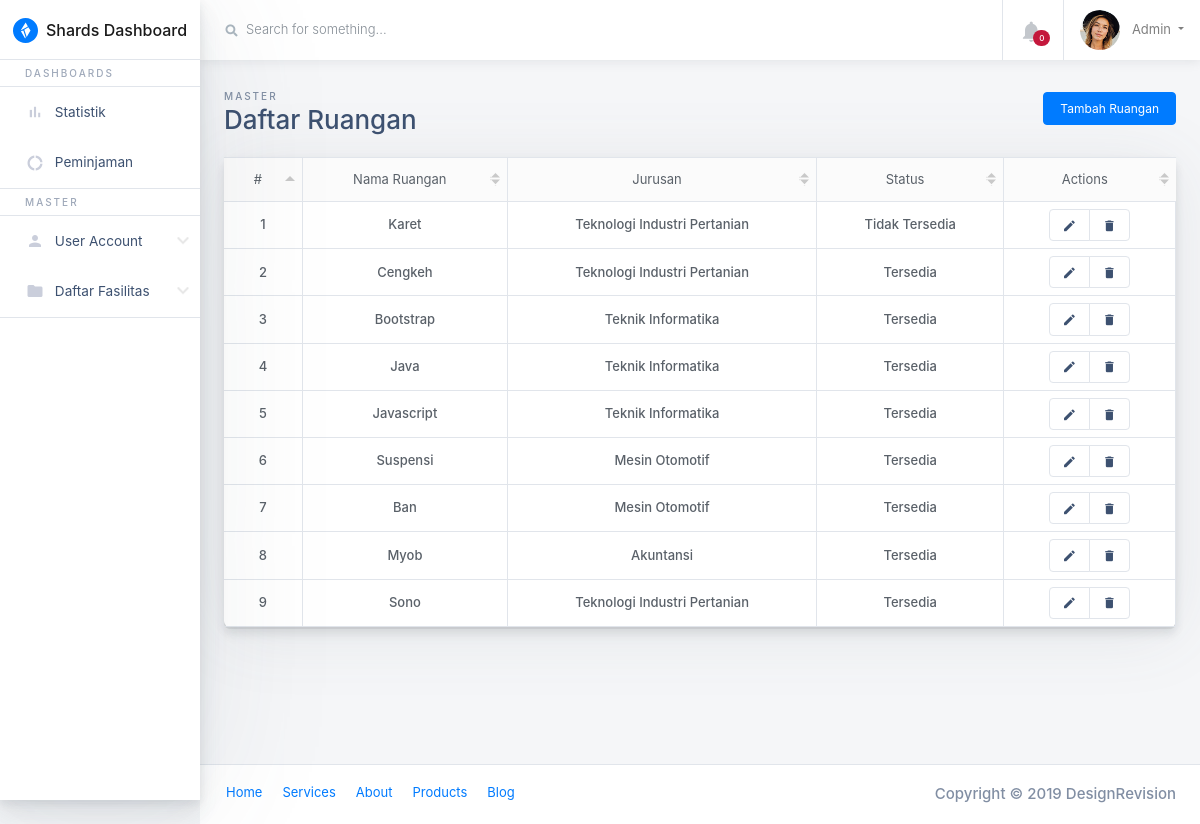
Page /ruangan-list.php (signed in) on the earlier database version.
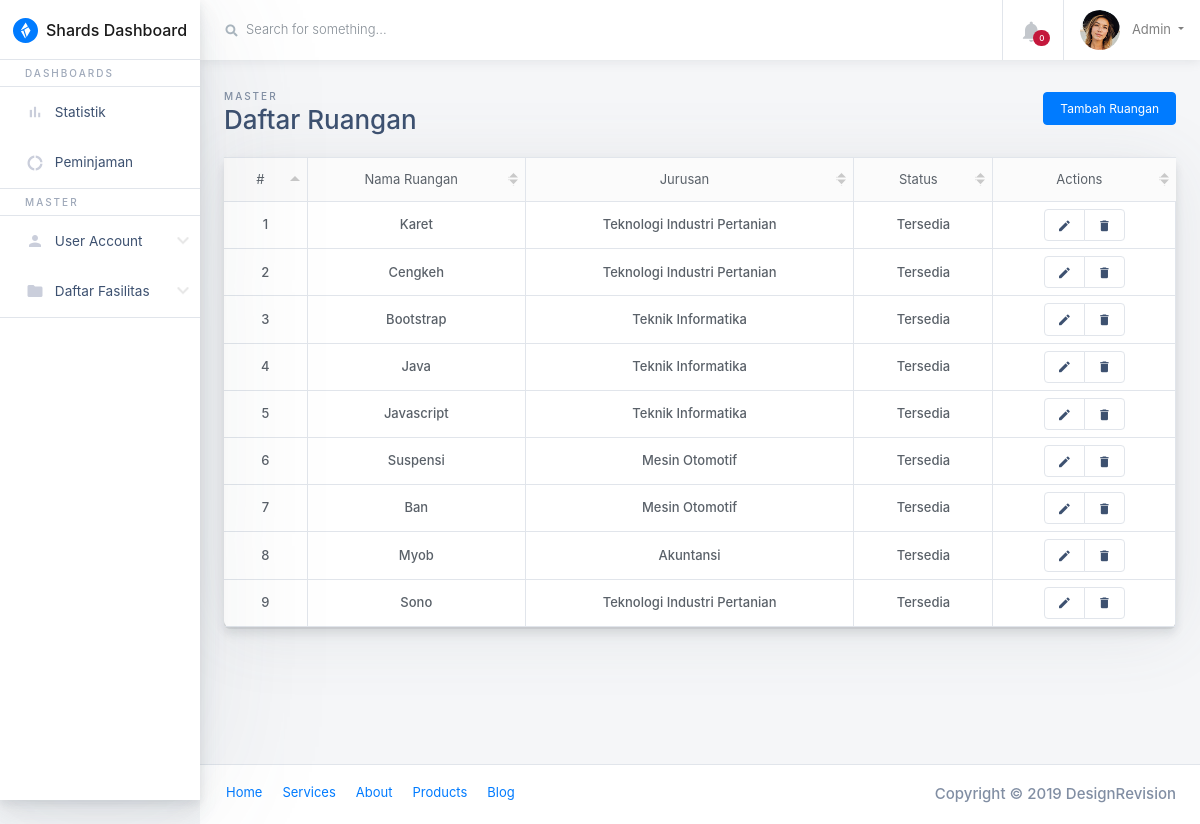
Same page on the later database version.
### tables this page shows
CREATE TABLE `ruangan` (
  `id` int(11) unsigned NOT NULL AUTO_INCREMENT,
  `nama_ruangan` varchar(100) DEFAULT NULL,
  `prodi_id` int(11) unsigned DEFAULT NULL,
  `status` int(1) DEFAULT 0,
  PRIMARY KEY (`id`),
  KEY `prodi_id` (`prodi_id`),
  CONSTRAINT `ruangan_ibfk_1` FOREIGN KEY (`prodi_id`) REFERENCES `prodi` (`id`) ON DELETE CASCADE ON UPDATE CASCADE
);

CREATE TABLE `prodi` (
  `id` int(11) unsigned NOT NULL AUTO_INCREMENT,
  `nama_prodi` varchar(100) DEFAULT NULL,
  PRIMARY KEY (`id`)
);

### model/ruangan.php (called while the page is built, shortened)
<?php
require_once 'database.php';
function showRuanganWithJoin($id = null){
	$db = new Database();
	$q = 'SELECT ruangan.id,ruangan.nama_ruangan,ruangan.status,prodi.nama_prodi FROM ruangan LEFT OUTER JOIN prodi ON ruangan.prodi_id = prodi.id';
	$db->query( $q);
	return $db->fetch();
}
?>

### model/database.php (called while the page is built, shortened)
<?php
class Database {
    private $connection;
    private $query;
    private $results = [];
    public function connect(){
        $this->connection = mysqli_connect('127.0.0.1','root','','simfak');
    }
    public function query($sql){
         return $this->query = mysqli_query($this->connection,$sql) or die(mysqli_error($this->connection));
    }
    public function fetch(){
     if($this->query->num_rows > 0){
         while ($row = mysqli_fetch_assoc($this->query)){
             array_push($this->results,(object)$row);
         }
     }
     return $this->results;
    }
}
?>

### ruangan-list.php (the view, shortened to what this page needs)
<?php
require_once './_partials/header.php';
require_once './model/ruangan.php';
$ruangans = showRuanganWithJoin();
?>
<body class="h-100" data-gr-c-s-loaded="true">
<div class="container-fluid">
	<div class="row">
		<?php require_once './_partials/sidebar.php' ?>
		<main class="main-content col-lg-10 col-md-9 col-sm-12 p-0 offset-lg-2 offset-md-3">
			<div class="main-navbar sticky-top bg-white">
				<?php require_once './_partials/navbar.php' ?>
			</div>
			<div class="main-content-container container-fluid px-4 mb-4">
				<div class="page-header row no-gutters py-4">
					<div class="col-12 col-sm-4 text-center text-sm-left mb-4 mb-sm-0">
						<span class="text-uppercase page-subtitle">Master</span>
						<h3 class="page-title">Daftar Ruangan</h3>
					</div>
					<div class="offset-sm-4 col-4 d-flex col-12 col-sm-4 d-flex align-items-center justify-content-end">
						<a href="./ruangan-operation.php?f=add" class="btn btn-primary">Tambah Ruangan</a>
					</div>
				</div>
				<div class="dataTables_wrapper no-footer">
					<table class="transaction-history d-none dataTable no-footer dtr-inline">
						<thead>
						<tr role="row">
							<th class="sorting_asc">#</th>
							<th class="sorting">Nama Ruangan</th>
							<th class="sorting">Jurusan</th>
							<th class="sorting">Status</th>
							<th class="sorting">Actions</th>
						</tr>
						</thead>
						<tbody>
						<?php foreach ( $ruangans as $rung => $ruangan ): ?>
							<tr>
								<td><?php echo $rung + 1 ?></td>
								<td><?php echo $ruangan->nama_ruangan ?></td>
								<td><?php echo $ruangan->nama_prodi ?></td>
								<td><?php echo $ruangan->status==0?'Tersedia':'Tidak Tersedia' ?></td>
								<td>
									<div class="btn-group btn-group-sm">
										<a href="./ruangan-operation.php?f=edit&id=<?php echo $ruangan->id?>" class="btn btn-white">
											<i class="material-icons"></i>
										</a>
										<button type="button" id="btn-modal" class="btn btn-white"
										        data-toggle="modal"
										        data-target="#myModal" data-id="<?php echo $ruangan->id ?>">
											<i class="material-icons"></i>
										</button>
									</div>
								</td>
							</tr>
						<?php endforeach; ?>
						</tbody>
					</table>
				</div>
			</div>
			<?php require_once './_partials/footer.php' ?>
		</main>
	</div>
</div>
</body>
</html>

Differences in the rows shown:
changed ruangan "Karet": status "Tidak Tersedia" → "Tersedia"
